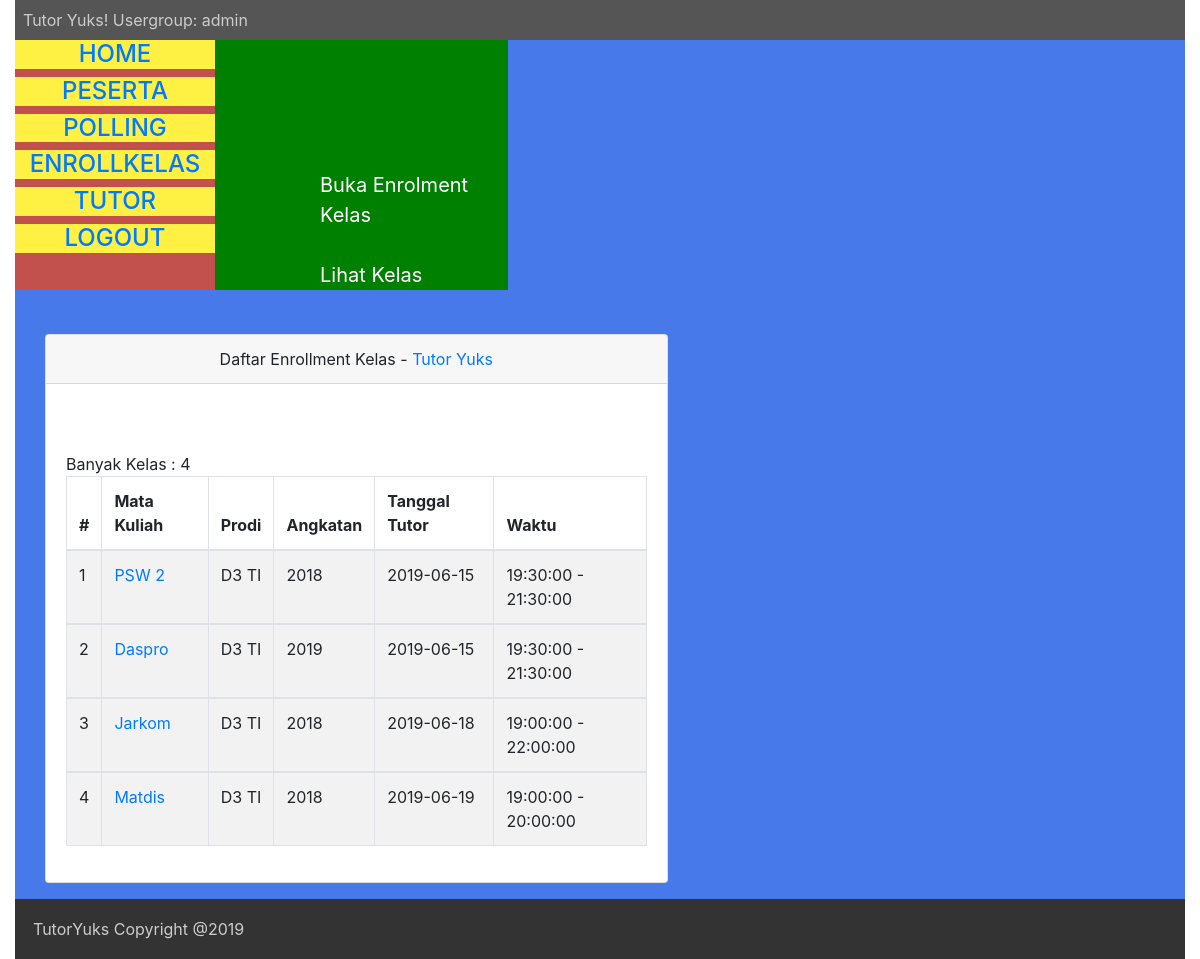
The page /admin/listkelas.php (signed in) on the database its author committed.
### tables this page shows
CREATE TABLE `kelas` (
  `id` int(10) unsigned NOT NULL AUTO_INCREMENT,
  `matkul` varchar(50) DEFAULT NULL,
  `prodi` varchar(50) DEFAULT NULL,
  `tanggal` date DEFAULT NULL,
  `ruangan` varchar(50) DEFAULT NULL,
  `waktu_mulai` time DEFAULT NULL,
  `waktu_selesai` time DEFAULT NULL,
  `expired` date DEFAULT NULL,
  `angkatan` varchar(50) DEFAULT NULL,
  `status_tutor` int(1) DEFAULT '0',
  `last_updated` timestamp NULL DEFAULT NULL,
  `status_expired` int(1) DEFAULT '0',
  PRIMARY KEY (`id`)
);

### admin/proses/function/functions.php (called while the page is built, shortened)
<?php
	$conn = mysqli_connect(DB_HOST, DB_USER, DB_PASS, DB_NAME);
	function exeQuery($query){
		global $conn;
		$stat = mysqli_query($conn, $query);
		return $stat;
	}
	function getAllKelas()
	{
		$sql = "SELECT * from kelas";
		$polling = exeQuery($sql);
		return $polling;
	}
?>

### admin/listkelas.php (the view, shortened to what this page needs)
<?php
require_once "header.php";
include_once "proses/function/functions.php";
?>
	  				<div class="col-sm-3" style="background-color: green;">
	  						<div style="margin-top: 130px;font-size: 20px;margin-left: 90px;">
	  								<a href="kelas.php" style="color: white;">Buka Enrolment Kelas</a>
								</div>
	  						<div style="margin-top :30px;font-size: 20px;margin-left: 90px;">
	  								<a href="listkelas.php" style="color: white;">Lihat Kelas</a>
	  							</div>
	  				</div>
	  				<div class="col-sm-7">
	  				<br/>
 <div class="container">
            <div class="card mt-1">
                <div class="card-header text-center">
                    Daftar Enrollment Kelas - <a href="#" target="_blank">Tutor Yuks</a>
                </div>
                <div class="card-body">
                    <br/>
                    <br/>
                    <table class="table table-bordered table-hover table-striped">
                        <thead>
                            <tr>
                            	<th>#</th>
                                <th>Mata Kuliah</th>
                                <th>Prodi</th>
                                <th>Angkatan</th>
                                <th>Tanggal Tutor</th>
                                <th>Waktu</th>
                            </tr>
                        </thead>
                        <?php
                        	$kelas = getAllKelas(); $count=0;
                        	while ($data = mysqli_fetch_array($kelas, MYSQLI_ASSOC)) {
                        ?>
                        <tbody>
                            <tr>
                                <td><?=++$count?></td>
                            	<td><a href="detailKelas.php?id=<?=$data['id']?>"> <?=$data['matkul']?></a></td>
                                <td><?=$data['prodi']?></td>
                                <td><?=$data['angkatan']?></td>
                                <td><?=$data['tanggal']?></td>
                                <td><?=$data['waktu_mulai']?> - <?=$data['waktu_selesai']?></td>
                            </tr>
                        </tbody>
                        <?php
							}
                        ?>
                    </table>
                </div>
            </div>
        </div>
	  				</div>
<?php
require_once "footer.php";
?>

### css/style.css (style rules this page uses)
.container { padding: 16px; }

### rows shown on the page
kelas: matkul "PSW 2", prodi "D3 TI", angkatan "2018", tanggal "2019-06-15", waktu_mulai "19:30:00", waktu_selesai "21:30:00"
kelas: matkul "Daspro", prodi "D3 TI", angkatan "2019", tanggal "2019-06-15", waktu_mulai "19:30:00", waktu_selesai "21:30:00"
kelas: matkul "Jarkom", prodi "D3 TI", angkatan "2018", tanggal "2019-06-18", waktu_mulai "19:00:00", waktu_selesai "22:00:00"
kelas: matkul "Matdis", prodi "D3 TI", angkatan "2018", tanggal "2019-06-19", waktu_mulai "19:00:00", waktu_selesai "20:00:00"

### other values the page prints
$_SESSION['role'] "admin"
